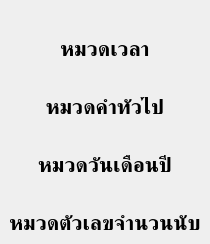
               <widget class="QWidget" name="menu1">
                <property name="geometry">
                 <rect>
                  <x>0</x>
                  <y>0</y>
                  <width>183</width>
                  <height>244</height>
                 </rect>
                </property>
                <property name="styleSheet">
                 <string notr="true">border:none;
</string>
                </property>
                <attribute name="icon">
                 <iconset resource="icons.qrc">
                  <normaloff>:/icons/icons/chevron-down.svg</normaloff>:/icons/icons/chevron-down.svg</iconset>
                </attribute>
                <attribute name="label">
                 <string>หมวดคำ</string>
                </attribute>
                <layout class="QVBoxLayout" name="verticalLayout_5">
                 <property name="spacing">
                  <number>0</number>
                 </property>
                 <property name="leftMargin">
                  <number>0</number>
                 </property>
                 <property name="topMargin">
                  <number>0</number>
                 </property>
                 <property name="rightMargin">
                  <number>0</number>
                 </property>
                 <property name="bottomMargin">
                  <number>0</number>
                 </property>
                 <item>
                  <widget class="QFrame" name="frame_11">
                   <property name="frameShape">
                    <enum>QFrame::StyledPanel</enum>
                   </property>
                   <property name="frameShadow">
                    <enum>QFrame::Raised</enum>
                   </property>
                   <layout class="QVBoxLayout" name="verticalLayout_6">
                    <item alignment="Qt::AlignBottom">
                     <widget class="QPushButton" name="time">
                      <property name="maximumSize">
                       <size>
                        <width>999999</width>
                        <height>2000</height>
                       </size>
                      </property>
                      <property name="sizeIncrement">
                       <size>
                        <width>50</width>
                        <height>50</height>
                       </size>
                      </property>
                      <property name="baseSize">
                       <size>
                        <width>200</width>
                        <height>200</height>
                       </size>
                      </property>
                      <property name="font">
                       <font>
                        <family>TH Mali Grade 6</family>
                        <pointsize>16</pointsize>
                        <weight>75</weight>
                        <bold>true</bold>
                       </font>
                      </property>
                      <property name="styleSheet">
                       <string notr="true"/>
                      </property>
                      <property name="text">
                       <string>หมวดเวลา</string>
                      </property>
                      <property name="icon">
                       <iconset resource="icons.qrc">
                        <normaloff>:/icons/icons/camera.svg</normaloff>:/icons/icons/camera.svg</iconset>
                      </property>
                      <property name="iconSize">
                       <size>
                        <width>32</width>
                        <height>32</height>
                       </size>
                      </property>
                     </widget>
                    </item>
                    <item alignment="Qt::AlignBottom">
                     <widget class="QPushButton" name="general">
                      <property name="font">
                       <font>
                        <family>TH Mali Grade 6</family>
                        <pointsize>16</pointsize>
                        <weight>75</weight>
                        <bold>true</bold>
                       </font>
                      </property>
                      <property name="styleSheet">
                       <string notr="true"/>
                      </property>
                      <property name="text">
                       <string>หมวดคำทั่วไป</string>
                      </property>
                      <property name="icon">
                       <iconset resource="icons.qrc">
                        <normaloff>:/icons/icons/camera.svg</normaloff>:/icons/icons/camera.svg</iconset>
                      </property>
                      <property name="iconSize">
                       <size>
                        <width>32</width>
                        <height>32</height>
                       </size>
                      </property>
                     </widget>
                    </item>
                    <item alignment="Qt::AlignBottom">
                     <widget class="QPushButton" name="day">
                      <property name="font">
                       <font>
                        <family>TH Mali Grade 6</family>
                        <pointsize>16</pointsize>
                        <weight>75</weight>
                        <bold>true</bold>
                       </font>
                      </property>
                      <property name="styleSheet">
                       <string notr="true"/>
                      </property>
                      <property name="text">
                       <string>หมวดวันเดือนปี</string>
                      </property>
                      <property name="icon">
                       <iconset resource="icons.qrc">
                        <normaloff>:/icons/icons/camera.svg</normaloff>:/icons/icons/camera.svg</iconset>
                      </property>
                      <property name="iconSize">
                       <size>
                        <width>32</width>
                        <height>32</height>
                       </size>
                      </property>
                     </widget>
                    </item>
                    <item alignment="Qt::AlignBottom">
                     <widget class="QPushButton" name="num">
                      <property name="font">
                       <font>
                        <family>TH Mali Grade 6</family>
                        <pointsize>16</pointsize>
                        <weight>75</weight>
                        <italic>false</italic>
                        <bold>true</bold>
                        <underline>false</underline>
                        <strikeout>false</strikeout>
                       </font>
                      </property>
                      <property name="styleSheet">
                       <string notr="true"/>
                      </property>
                      <property name="text">
                       <string>หมวดตัวเลขจำนวนนับ</string>
                      </property>
                      <property name="icon">
                       <iconset resource="icons.qrc">
                        <normaloff>:/icons/icons/camera.svg</normaloff>:/icons/icons/camera.svg</iconset>
                      </property>
                      <property name="iconSize">
                       <size>
                        <width>32</width>
                        <height>32</height>
                       </size>
                      </property>
                     </widget>
                    </item>
                   </layout>
                  </widget>
                 </item>
                </layout>
               </widget>
